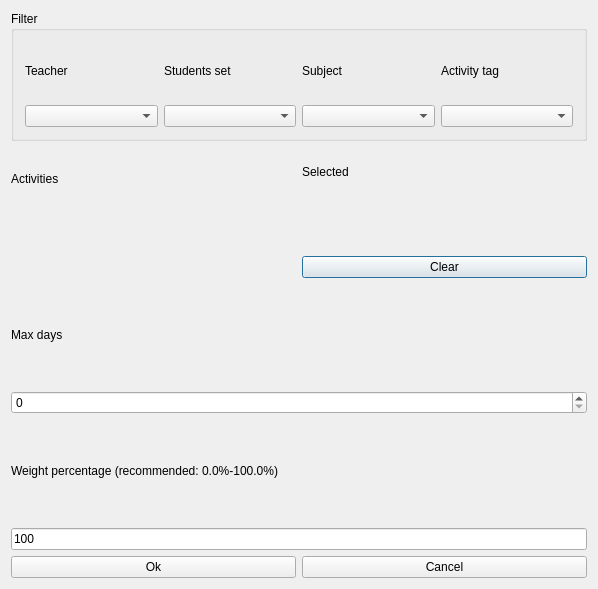
<?xml version="1.0" encoding="UTF-8"?>
<ui version="4.0">
 <class>ModifyConstraintMaxDaysBetweenActivitiesForm_template</class>
 <widget class="QDialog" name="ModifyConstraintMaxDaysBetweenActivitiesForm_template">
  <property name="geometry">
   <rect>
    <x>0</x>
    <y>0</y>
    <width>598</width>
    <height>589</height>
   </rect>
  </property>
  <property name="windowTitle">
   <string extracomment="This is the title of the dialog to modify a constraint of this type">Modify max days between activities</string>
  </property>
  <layout class="QGridLayout" name="gridLayout">
   <item row="0" column="0" colspan="2">
    <widget class="Q3GroupBox" name="groupBox3">
     <property name="title">
      <string>Filter</string>
     </property>
     <layout class="QGridLayout">
      <item row="0" column="0">
       <layout class="QGridLayout">
        <item row="0" column="3">
         <widget class="QLabel" name="activityTagsTextLabel">
          <property name="text">
           <string>Activity tag</string>
          </property>
          <property name="wordWrap">
           <bool>false</bool>
          </property>
         </widget>
        </item>
        <item row="1" column="1">
         <widget class="QComboBox" name="studentsComboBox"/>
        </item>
        <item row="1" column="3">
         <widget class="QComboBox" name="activityTagsComboBox"/>
        </item>
        <item row="0" column="1">
         <widget class="QLabel" name="studentsTextLabel">
          <property name="text">
           <string>Students set</string>
          </property>
          <property name="wordWrap">
           <bool>false</bool>
          </property>
         </widget>
        </item>
        <item row="1" column="2">
         <widget class="QComboBox" name="subjectsComboBox"/>
        </item>
        <item row="0" column="2">
         <widget class="QLabel" name="subjectsTextLabel">
          <property name="text">
           <string>Subject</string>
          </property>
          <property name="wordWrap">
           <bool>false</bool>
          </property>
         </widget>
        </item>
        <item row="1" column="0">
         <widget class="QComboBox" name="teachersComboBox"/>
        </item>
        <item row="0" column="0">
         <widget class="QLabel" name="teachersTextLabel">
          <property name="text">
           <string>Teacher</string>
          </property>
          <property name="wordWrap">
           <bool>false</bool>
          </property>
         </widget>
        </item>
       </layout>
      </item>
     </layout>
    </widget>
   </item>
   <item row="1" column="0">
    <layout class="QVBoxLayout">
     <item>
      <widget class="QLabel" name="activitiesTextLabel">
       <property name="frameShape">
        <enum>QFrame::NoFrame</enum>
       </property>
       <property name="frameShadow">
        <enum>QFrame::Plain</enum>
       </property>
       <property name="text">
        <string>Activities</string>
       </property>
       <property name="wordWrap">
        <bool>false</bool>
       </property>
      </widget>
     </item>
     <item>
      <widget class="Q3ListBox" name="activitiesListBox">
       <item>
        <property name="text">
         <string>New Item</string>
        </property>
       </item>
      </widget>
     </item>
    </layout>
   </item>
   <item row="1" column="1">
    <layout class="QVBoxLayout" name="verticalLayout">
     <item>
      <widget class="QLabel" name="selectedActivitiesTextLabel">
       <property name="frameShape">
        <enum>QFrame::NoFrame</enum>
       </property>
       <property name="frameShadow">
        <enum>QFrame::Plain</enum>
       </property>
       <property name="text">
        <string comment="It refers to a list of selected activities">Selected</string>
       </property>
       <property name="wordWrap">
        <bool>false</bool>
       </property>
      </widget>
     </item>
     <item>
      <widget class="Q3ListBox" name="selectedActivitiesListBox">
       <item>
        <property name="text">
         <string>New Item</string>
        </property>
       </item>
      </widget>
     </item>
     <item>
      <widget class="QPushButton" name="clearPushButton">
       <property name="text">
        <string>Clear</string>
       </property>
      </widget>
     </item>
    </layout>
   </item>
   <item row="2" column="0" colspan="2">
    <layout class="QGridLayout">
     <item row="1" column="0">
      <widget class="QSpinBox" name="maxDaysSpinBox"/>
     </item>
     <item row="0" column="0">
      <widget class="QLabel" name="minDaysTextLabel">
       <property name="frameShape">
        <enum>QFrame::NoFrame</enum>
       </property>
       <property name="frameShadow">
        <enum>QFrame::Plain</enum>
       </property>
       <property name="text">
        <string comment="It refers to maximum number of days between activities.">Max days</string>
       </property>
       <property name="wordWrap">
        <bool>false</bool>
       </property>
      </widget>
     </item>
    </layout>
   </item>
   <item row="3" column="0" colspan="2">
    <layout class="QVBoxLayout">
     <item>
      <widget class="QLabel" name="weightTextLabel">
       <property name="frameShape">
        <enum>QFrame::NoFrame</enum>
       </property>
       <property name="frameShadow">
        <enum>QFrame::Plain</enum>
       </property>
       <property name="text">
        <string>Weight percentage (recommended: 0.0%-100.0%)</string>
       </property>
       <property name="wordWrap">
        <bool>false</bool>
       </property>
      </widget>
     </item>
     <item>
      <widget class="QLineEdit" name="weightLineEdit">
       <property name="text">
        <string>100</string>
       </property>
      </widget>
     </item>
    </layout>
   </item>
   <item row="4" column="0" colspan="2">
    <layout class="QHBoxLayout">
     <item>
      <widget class="QPushButton" name="okPushButton">
       <property name="text">
        <string>Ok</string>
       </property>
      </widget>
     </item>
     <item>
      <widget class="QPushButton" name="cancelPushButton">
       <property name="text">
        <string>Cancel</string>
       </property>
      </widget>
     </item>
    </layout>
   </item>
  </layout>
 </widget>
 <layoutdefault spacing="6" margin="11"/>
 <customwidgets>
  <customwidget>
   <class>Q3GroupBox</class>
   <extends>QGroupBox</extends>
   <header>Qt3Support/Q3GroupBox</header>
   <container>1</container>
  </customwidget>
  <customwidget>
   <class>Q3Frame</class>
   <extends>QFrame</extends>
   <header>Qt3Support/Q3Frame</header>
   <container>1</container>
  </customwidget>
  <customwidget>
   <class>Q3ListBox</class>
   <extends>Q3Frame</extends>
   <header>q3listbox.h</header>
  </customwidget>
 </customwidgets>
 <tabstops>
  <tabstop>teachersComboBox</tabstop>
  <tabstop>studentsComboBox</tabstop>
  <tabstop>subjectsComboBox</tabstop>
  <tabstop>activityTagsComboBox</tabstop>
  <tabstop>activitiesListBox</tabstop>
  <tabstop>selectedActivitiesListBox</tabstop>
  <tabstop>maxDaysSpinBox</tabstop>
  <tabstop>weightLineEdit</tabstop>
  <tabstop>okPushButton</tabstop>
  <tabstop>cancelPushButton</tabstop>
 </tabstops>
 <resources/>
 <connections/>
</ui>
